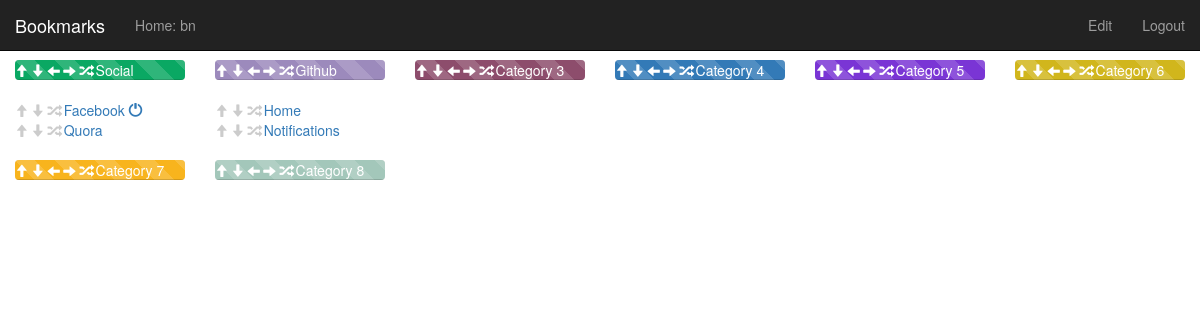
Page /b/edit/ (signed in) on the committed database.
### app/models.py (models this page shows, shortened)
class Category(models.Model):
	user = models.ForeignKey(settings.AUTH_USER_MODEL)
	name = models.CharField(max_length=21)
	row_number = models.IntegerField(default=0)
	column_number = models.IntegerField(default=0)
	progress_bar_color = models.CharField(max_length=6, default="335544")

class Bookmark(models.Model):
	category = models.ForeignKey(Category)
	name = models.CharField(max_length=50)
	link = models.TextField()
	row_number = models.IntegerField(default=0)
	glyphicon = models.CharField(max_length=30, default="")

### app/views.py (the view)
@login_required(login_url='/b/login')
def edit_page(request):
	context = {
				'user': request.user,
				'columns': get_bookmarks(request),
			}
	return render(request, 'edit2.html', context)

### app/templates/edit2.html (shortened to what this page needs)
<html>
	<head>
		<link rel="stylesheet" href="http://maxcdn.bootstrapcdn.com/bootstrap/3.2.0/css/bootstrap.min.css">
	</head>
	<body>
		<nav class="navbar navbar-inverse navbar-fixed-top" style="border-radius:0px;">
			<div class="container-fluid">
				<div class="navbar-header">
					<a class="navbar-brand">Bookmarks</a>
				</div>
				<div>
					<ul class="nav navbar-nav">
						<li><a href="/">Home: {{ user }}</a></li>
					</ul>
					<ul class="nav navbar-nav navbar-right">
						<li><a href="/b/edit">Edit</a></li>
						<li><a href="/b/logout">Logout</a></li>
					</ul>
				</div>
			</div>
		</nav>
		<div class="container-fluid">
			<div class="row">
				{% for col in columns %}
					<div class="col-sm-2">
						{% for item in col %}
							<div class="category-container">
								<div class="progress">
								    <div class="progress-bar progress-bar-striped active progress_style" style="background-color: {{ item.0.progress_bar_color }};">
										<a href="/b/category_up/{{ item.0.id }}" class="cat_glyph_style"> <span class="glyphicon glyphicon-arrow-up"></span> </a>
										<a href="/b/category_down/{{ item.0.id }}" class="cat_glyph_style"> <span class="glyphicon glyphicon-arrow-down"></span> </a>
										<a href="/b/category_left/{{ item.0.id }}" class="cat_glyph_style"> <span class="glyphicon glyphicon-arrow-left"></span> </a>
										<a href="/b/category_right/{{ item.0.id }}" class="cat_glyph_style"> <span class="glyphicon glyphicon-arrow-right"></span> </a>
										<a href="/b/random_color/{{ item.0.id }}" class="cat_glyph_style"> <span class="glyphicon glyphicon-random"></span> </a>
										<span style="color:#ffffff">{{ item.0.name }}</span>
									</div>
								</div>
								{% for bookmark in item.1 %}
									<a href="/b/bookmark_up/{{ bookmark.id }}" class="bm_style"> <span class="glyphicon glyphicon-arrow-up"></span> </a>
									<a href="/b/bookmark_down/{{ bookmark.id }}" class="bm_style"><span class="glyphicon glyphicon-arrow-down"></span></a>
									<a href="/b/random_glyphicon/{{ bookmark.id }}" class="bm_style"> <span class="glyphicon glyphicon-random"></span> </a>
									<a href="{{ bookmark.link }}">{{ bookmark.name }} <span class="glyphicon glyphicon-{{ bookmark.glyphicon }}"></span> </a>
								{% endfor %}
							</div>
						{% endfor %}
					</div>
				{% endfor %}
			</div>
		</div>
	</body>
</html>

### app/templates/edit2.html (style rules this page uses)
.progress_style { width: 100%; font-size: 1em; text-align: left; }
.cat_glyph_style { color: #ffffff; font-size: 0.9em; }
.bm_style { color: #ccc; font-size: 0.9em; }

### rows in the picture
Category: name "Social"
Bookmark: name "Facebook"
Bookmark: name "Quora"
Category: name "Category 7"
Category: name "Github"
Bookmark: name "Home"
Bookmark: name "Notifications"
Category: name "Category 8"
Category: name "Category 3"
Category: name "Category 4"
Category: name "Category 5"
Category: name "Category 6"

### other values in the picture
{{ user }} "bn"
